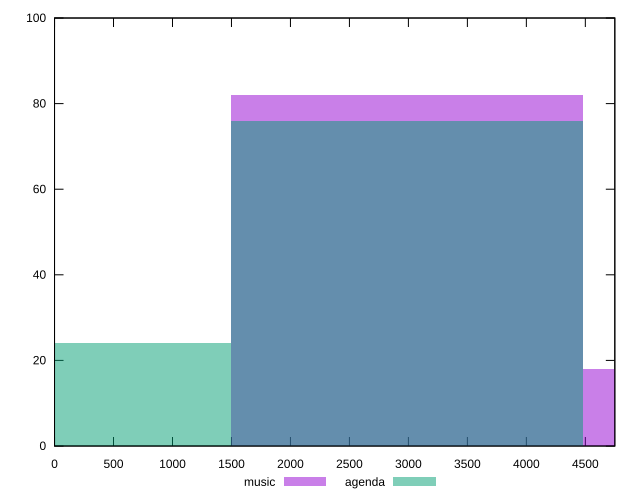

This chart was generated by the following gnuplot code:
reset

$music <<EOF
2987.860201113381 82
5975.720402226762 18
EOF

$agenda <<EOF
2987.860201113381 76
0 24
EOF

set key outside below
set boxwidth 2987.860201113381
set xrange [0:4750]
set yrange [0:100]
set trange [0:100]
set style fill transparent solid 0.5 noborder
set terminal svg size 640, 500 enhanced background rgb 'white'
set output "reports/report_00027_2021-02-24T12-40-31.850Z/unused-javascript/comparison/histogram/0_vs_1.svg"

plot $music title "music" with boxes, \
     $agenda title "agenda" with boxes

reset
